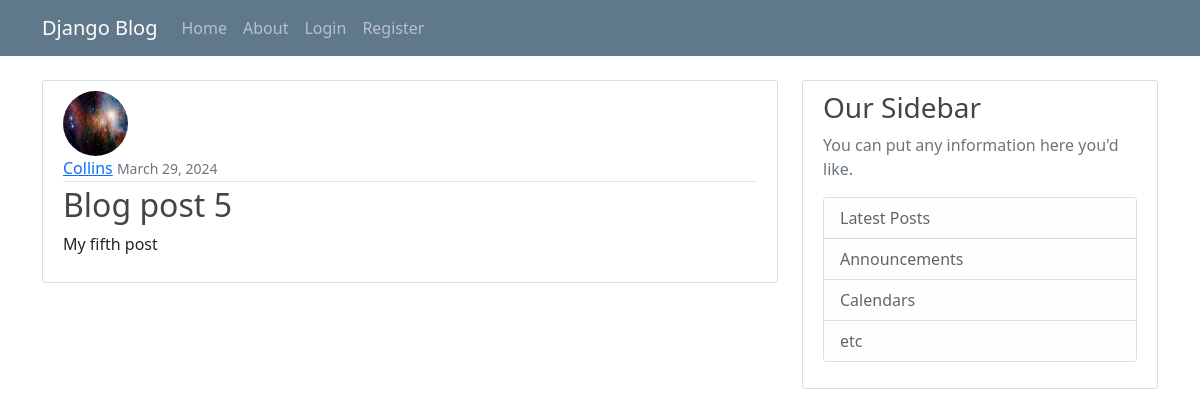
The page /post/5 on the database its author committed.
### blog/models.py (models this page shows, shortened)
class Post(models.Model):
    title = models.CharField(max_length=100)
    content = models.TextField()
    date_posted = models.DateTimeField(default=timezone.now)
    author = models.ForeignKey(User, on_delete=models.CASCADE)

### users/models.py (models this page shows, shortened)
class Profile(models.Model):
    user = models.OneToOneField(User, on_delete=models.CASCADE)
    image = models.ImageField(default='default.jpg', upload_to='profile_pics')

### blog/views.py (the view)
# urls.py: path('post/<str:pk>', PostDetailView.as_view(), name="post-detail"),
class PostDetailView(DetailView):
    model = Post

### blog/Templates/blog/post_detail.html (shortened to what this page needs)
{% extends "blog/base.html" %}
{% block content %}
  <article class="media content-section">
    <img class="rounded-circle article-img" src="{{ object.author.profile.image.url}}" alt="">
    <div class="media-body">
      <div class="article-metadata">
        <a class="mr-2" href="#">{{ object.author }}</a>
          <small class="text-muted">{{ object.date_posted|date:"F d, Y" }}</small>
      </div>
      <h2 class="article-title">{{ object.title }}</h2>
      <p class="article-content">{{ object.content }}</p>
    </div>
  </article>
{% endblock content %}

### blog/static/blog/main.css (style rules this page uses)
body { background: #fafafa; color: #333333; margin-top: 5rem; }
h1, h2, h3, h4, h5, h6 { color: #444444; }
.content-section { background: #ffffff; padding: 10px 20px; border: 1px solid #dddddd; border-radius: 3px; margin-bottom: 20px; }
.article-title { color: #444444; }
.article-content { white-space: pre-line; }
.article-img { height: 65px; width: 65px; margin-right: 16px; }
.article-metadata { padding-bottom: 1px; margin-bottom: 4px; border-bottom: 1px solid #e3e3e3 }

### rows shown on the page
Post: author.profile.image (picture), author "Collins", date_posted "March 29, 2024", title "Blog post 5", content "My fifth post"
